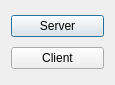
<?xml version="1.0" encoding="UTF-8"?>
<ui version="4.0">
 <class>Dialog</class>
 <widget class="QDialog" name="Dialog">
  <property name="geometry">
   <rect>
    <x>0</x>
    <y>0</y>
    <width>115</width>
    <height>85</height>
   </rect>
  </property>
  <property name="windowTitle">
   <string>Dialog</string>
  </property>
  <layout class="QVBoxLayout" name="verticalLayout">
   <item>
    <widget class="QPushButton" name="server_button">
     <property name="text">
      <string>Server</string>
     </property>
    </widget>
   </item>
   <item>
    <widget class="QPushButton" name="client_button">
     <property name="text">
      <string>Client</string>
     </property>
    </widget>
   </item>
  </layout>
 </widget>
 <resources/>
 <connections/>
</ui>
